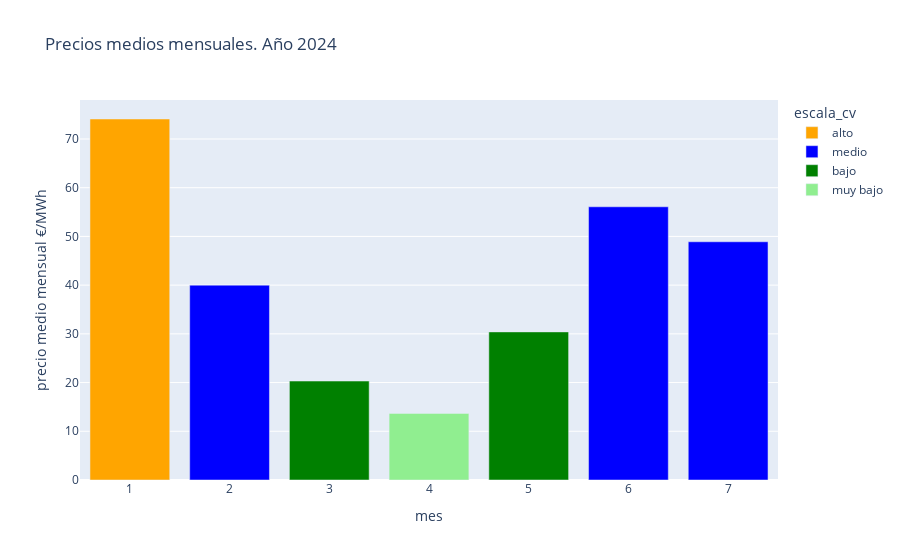

Source (notebook cell):
### Code cell
graf_ecv_mensual()

### Figure 1 — Plotly figure (JSON) as saved in the notebook; plotly's stock layout.template omitted (floating-point values rounded to 4 significant figures)
{"data": [{"alignmentgroup": "True", "hovertemplate": "escala_cv=alto<br>mes=%{x}<br>precio medio mensual €/MWh=%{y}<extra></extra>", "legendgroup": "alto", "marker": {"color": "orange", "pattern": {"shape": ""}}, "name": "alto", "offsetgroup": "alto", "orientation": "v", "showlegend": true, "textposition": "auto", "type": "bar", "x": [1], "xaxis": "x", "y": [74.1], "yaxis": "y"}, {"alignmentgroup": "True", "hovertemplate": "escala_cv=medio<br>mes=%{x}<br>precio medio mensual €/MWh=%{y}<extra></extra>", "legendgroup": "medio", "marker": {"color": "blue", "pattern": {"shape": ""}}, "name": "medio", "offsetgroup": "medio", "orientation": "v", "showlegend": true, "textposition": "auto", "type": "bar", "x": [2, 6, 7], "xaxis": "x", "y": [40, 56.08, 48.9], "yaxis": "y"}, {"alignmentgroup": "True", "hovertemplate": "escala_cv=bajo<br>mes=%{x}<br>precio medio mensual €/MWh=%{y}<extra></extra>", "legendgroup": "bajo", "marker": {"color": "green", "pattern": {"shape": ""}}, "name": "bajo", "offsetgroup": "bajo", "orientation": "v", "showlegend": true, "textposition": "auto", "type": "bar", "x": [3, 5], "xaxis": "x", "y": [20.31, 30.4], "yaxis": "y"}, {"alignmentgroup": "True", "hovertemplate": "escala_cv=muy bajo<br>mes=%{x}<br>precio medio mensual €/MWh=%{y}<extra></extra>", "legendgroup": "muy bajo", "marker": {"color": "lightgreen", "pattern": {"shape": ""}}, "name": "muy bajo", "offsetgroup": "muy bajo", "orientation": "v", "showlegend": true, "textposition": "auto", "type": "bar", "x": [4], "xaxis": "x", "y": [13.67], "yaxis": "y"}], "layout": {"barmode": "relative", "legend": {"title": {"text": "escala_cv"}, "tracegroupgap": 0}, "title": {"text": "Precios medios mensuales. Año 2024"}, "xaxis": {"anchor": "y", "domain": [0, 1], "title": {"text": "mes"}}, "yaxis": {"anchor": "x", "domain": [0, 1], "title": {"text": "precio medio mensual €/MWh"}}}}
